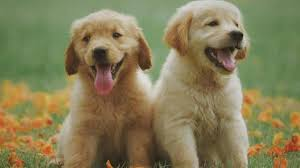
#> input picture images/4.jpg, 300 x 168 px
$ python basic.py
#> lines starting #> are read from the running program, lines starting #| are printed output that depends on the picture; after the words box and inside, x2 and y2 are one past the last pixel; in counts of white or black regions, pixels touching at a corner belong together
import cv2 as cv

img = cv.imread('images/4.jpg')
#> img is the input picture: shape (168, 300, 3); mean B, G, R 87, 125.5, 132.8

cv.imshow('Dog', img)

# Converting to grayscale
gray = cv.cvtColor(img, cv.COLOR_BGR2GRAY)
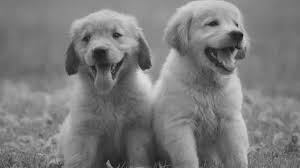
#> gray: shape (168, 300); min 16, max 227, mean 123.3
cv.imshow('Gray', gray)

#blur
blur = cv.GaussianBlur(img, (7,7), cv.BORDER_DEFAULT)
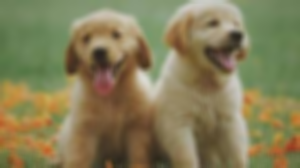
#> blur: shape (168, 300, 3); mean B, G, R 87, 125.5, 132.8
cv.imshow('Blur', blur)

#edge cascade
canny = cv.Canny(img, 125, 175)
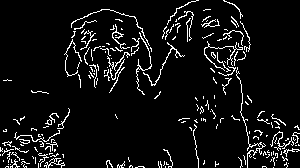
#> canny: shape (168, 300); 6.8% white in thin lines or dots
cv.imshow('Canny Edges', canny)


cv.waitKey(0)

$ run again, with images/3.jpg copied over images/4.jpg
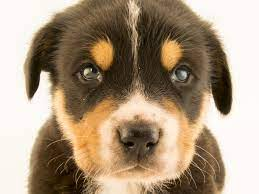
#> input picture images/3.jpg, 259 x 194 px
#> img is the input picture: shape (194, 259, 3); mean B, G, R 126.2, 149.2, 168.9
#> `gray = cv.cvtColor(img, cv.COLOR_BGR2GRAY)`:
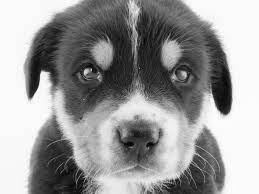
#> gray: shape (194, 259); min 2, max 255, mean 152.5
#> `canny = cv.Canny(img, 125, 175)`:
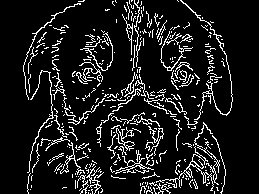
#> canny: shape (194, 259); 10.9% white in thin lines or dots, all inside (x1, y1, x2, y2) = (23, 0, 233, 194)

$ run again, with images/5.jpg copied over images/4.jpg
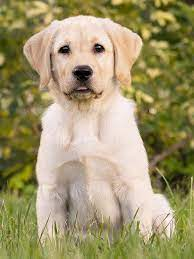
#> input picture images/5.jpg, 194 x 259 px
#> img is the input picture: shape (259, 194, 3); mean B, G, R 109.1, 150, 160.7
#> `gray = cv.cvtColor(img, cv.COLOR_BGR2GRAY)`:
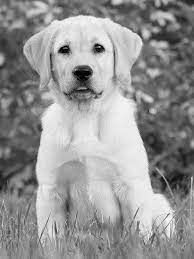
#> gray: shape (259, 194); min 0, max 252, mean 148.5
#> `canny = cv.Canny(img, 125, 175)`:
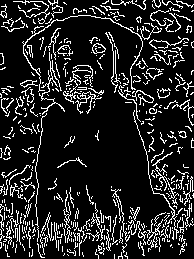
#> canny: shape (259, 194); 14.5% white in thin lines or dots

$ run again, with images/6.jpg copied over images/4.jpg
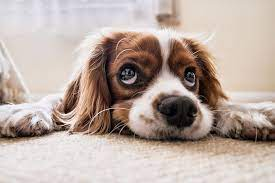
#> input picture images/6.jpg, 275 x 183 px
#> img is the input picture: shape (183, 275, 3); mean B, G, R 162.8, 170.6, 186.3
#> `gray = cv.cvtColor(img, cv.COLOR_BGR2GRAY)`:
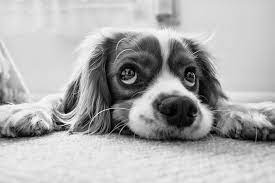
#> gray: shape (183, 275); min 0, max 254, mean 174.4
#> `canny = cv.Canny(img, 125, 175)`:
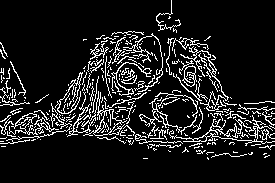
#> canny: shape (183, 275); 11.7% white in thin lines or dots, all inside (x1, y1, x2, y2) = (0, 0, 275, 160)
